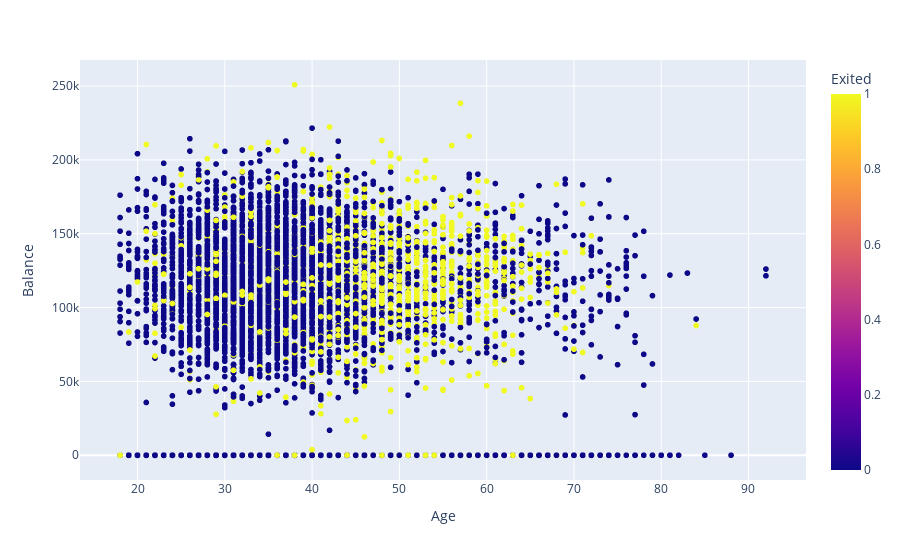

This figure's notebook cell:
### Code cell
# scatter plot
fig = px.scatter(df,x='Age',y="Balance",color='Exited')
fig.show()

### Figure 1 — Plotly figure (JSON) as saved in the notebook; plotly's stock layout.template omitted (floating-point values rounded to 4 significant figures; data arrays with more than 128 entries replaced by an {"elided": "..."} marker saying what was removed)
{"data": [{"hovertemplate": "Age=%{x}<br>Balance=%{y}<br>Exited=%{marker.color}<extra></extra>", "legendgroup": "", "marker": {"color": {"elided": "10000 int values"}, "coloraxis": "coloraxis", "symbol": "circle"}, "mode": "markers", "name": "", "showlegend": false, "type": "scattergl", "x": {"elided": "10000 int values"}, "xaxis": "x", "y": {"elided": "10000 float values"}, "yaxis": "y"}], "layout": {"coloraxis": {"colorbar": {"title": {"text": "Exited"}}, "colorscale": [[0, "#0d0887"], [0.1111, "#46039f"], [0.2222, "#7201a8"], [0.3333, "#9c179e"], [0.4444, "#bd3786"], [0.5556, "#d8576b"], [0.6667, "#ed7953"], [0.7778, "#fb9f3a"], [0.8889, "#fdca26"], [1, "#f0f921"]]}, "legend": {"tracegroupgap": 0}, "margin": {"t": 60}, "xaxis": {"anchor": "y", "domain": [0, 1], "title": {"text": "Age"}}, "yaxis": {"anchor": "x", "domain": [0, 1], "title": {"text": "Balance"}}}}
